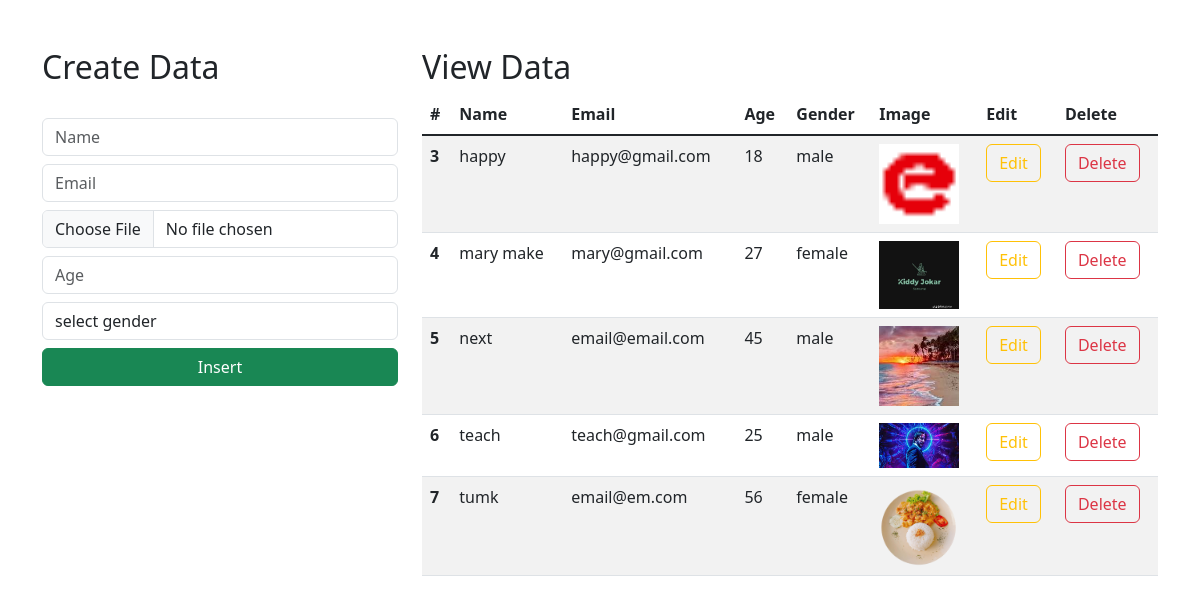
The page / on the database its author committed.
### app/models.py (models this page shows, shortened)
class Student(models.Model):
    name = models.CharField(max_length=25, blank=False, null=False)
    email = models.EmailField()
    age = models.IntegerField()
    gender = models.CharField(max_length=25, blank=False, null=False)
    image = models.ImageField(upload_to='uploads/images', default="logo.png")

### app/views.py (the view)
# urls.py: path('',views.index,name="index"),
def index(request):
    data = Student.objects.all()
    context = {"data": data}
    return render(request, "index.html", context)

### app/templates/index.html (shortened to what this page needs)
<!doctype html>
<html lang="en">
    <link href="https://cdn.jsdelivr.net/npm/bootstrap@5.3.0-alpha1/dist/css/bootstrap.min.css" rel="stylesheet">
  <head>
  </head>
  <body>
      <div class="container mt-5">
        <div class="row">
            <div class="col-md-4">
                <h2>Create Data</h2>
                <br>
                <form action="/insert" method="post" enctype="multipart/form-data">
                    <div class="form-group">
                        <input type="text" class="form-control" placeholder="Name" name="name" required>
                    </div>
                    <div class="form-group">
                        <input type="email" class="form-control  mt-2" placeholder="Email" name="email" required>
                    </div>
                    <div class="form-group">
                        <input type="file" class="form-control  mt-2" placeholder="Age" name="image" required>
                    </div>
                    <div class="form-group">
                        <input type="number" class="form-control  mt-2" placeholder="Age" name="age" required>
                    </div>
                    <div class="form-group mt-2">
                        <select id="gender" name="gender" class="form-control" required>
                            <option selected value="">select gender</option>
                        </select>
                    </div>
                    <div class="d-grid gap-2">
                        <button class="btn btn-success mt-2" type="submit">Insert</button>
                    </div>
                </form>
            </div>
            <div class="col-md-8">
                <h2>View Data</h2>
                <table class="table table-striped table-hover">
                    <thead>
                      <tr>
                        <th scope="col">#</th>
                        <th scope="col">Name</th>
                        <th scope="col">Email</th>
                        <th scope="col">Age</th>
                        <th scope="col">Gender</th>
                          <th scope="col">Image</th>
                        <th scope="col">Edit</th>
                        <th scope="col">Delete</th>
                      </tr>
                    </thead>
                    <tbody class="table-group-divider">
                    {% for d in data %}
                      <tr>
                        <th scope="row">{{d.id}}</th>
                        <td>{{d.name}}</td>
                        <td>{{d.email}}</td>
                        <td>{{d.age}}</td>
                        <td>{{d.gender}}</td>
                          <td >
                              <img width="80px" src="media/{{ d.image }}" alt="{{ d.image }}">
                          </td>
                        <td><a href="/update/{{d.id}}" type="button" class="btn btn-outline-warning">Edit</a></td>
                        <td><a href="/delete/{{d.id}}" type="button" class="btn btn-outline-danger">Delete</a></td>
                      </tr>
                    {% endfor %}
                    </tbody>
                  </table>
            </div>
        </div>
      </div>
  </body>
</html>

### rows shown on the page
Student: id "3", name "happy", email "happy@gmail.com", age "18", gender "male", image (picture)
Student: id "4", name "mary make", email "mary@gmail.com", age "27", gender "female", image (picture)
Student: id "5", name "next", email "email@email.com", age "45", gender "male", image (picture)
Student: id "6", name "teach", email "teach@gmail.com", age "25", gender "male", image (picture)
Student: id "7", name "tumk", email "email@em.com", age "56", gender "female", image (picture)
